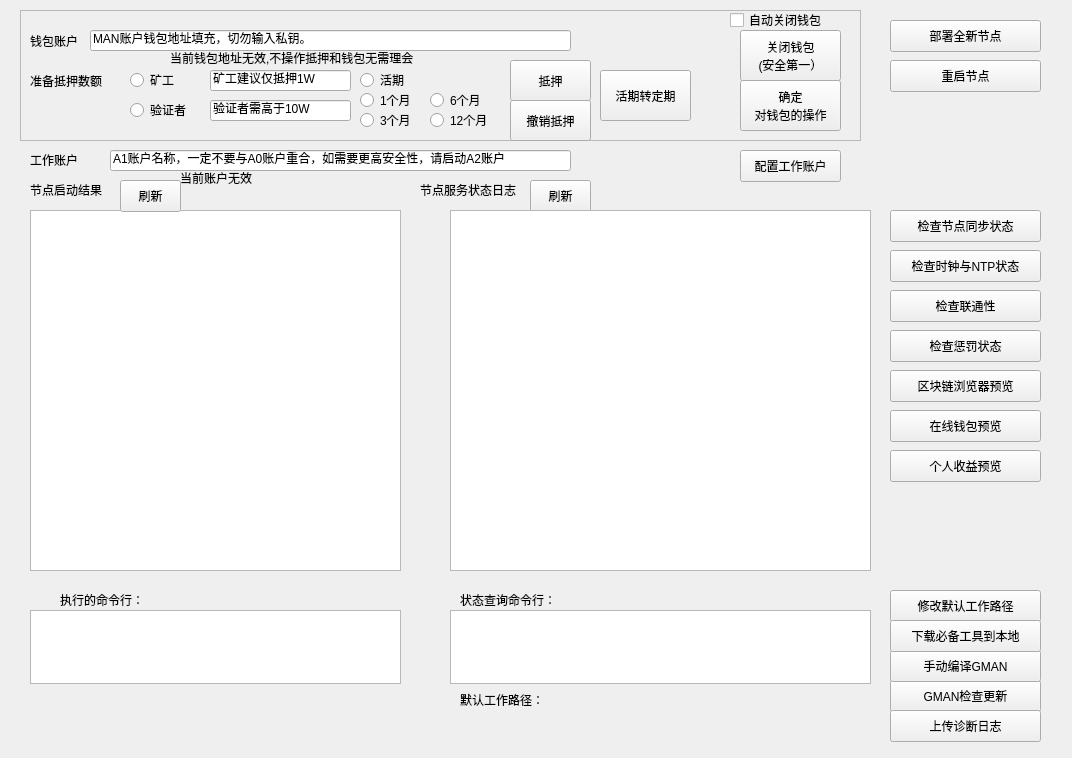
<?xml version="1.0" encoding="UTF-8"?>
<ui version="4.0">
 <class>MainWindow</class>
 <widget class="QMainWindow" name="MainWindow">
  <property name="geometry">
   <rect>
    <x>0</x>
    <y>0</y>
    <width>1072</width>
    <height>758</height>
   </rect>
  </property>
  <property name="windowTitle">
   <string>MATRIX节点部署工具</string>
  </property>
  <widget class="QWidget" name="centralWidget">
   <widget class="QPushButton" name="NewNodeDepoly">
    <property name="geometry">
     <rect>
      <x>890</x>
      <y>20</y>
      <width>151</width>
      <height>32</height>
     </rect>
    </property>
    <property name="toolTip">
     <string>生成命令行，并启动节点</string>
    </property>
    <property name="text">
     <string>部署全新节点</string>
    </property>
   </widget>
   <widget class="QLineEdit" name="WorkAccount">
    <property name="geometry">
     <rect>
      <x>110</x>
      <y>150</y>
      <width>461</width>
      <height>21</height>
     </rect>
    </property>
    <property name="text">
     <string>A1账户名称，一定不要与A0账户重合，如需要更高安全性，请启动A2账户</string>
    </property>
   </widget>
   <widget class="QTextBrowser" name="NodeBootLogText">
    <property name="geometry">
     <rect>
      <x>30</x>
      <y>210</y>
      <width>371</width>
      <height>361</height>
     </rect>
    </property>
   </widget>
   <widget class="QLabel" name="label">
    <property name="geometry">
     <rect>
      <x>30</x>
      <y>180</y>
      <width>81</width>
      <height>20</height>
     </rect>
    </property>
    <property name="text">
     <string>节点启动结果</string>
    </property>
   </widget>
   <widget class="QPushButton" name="CheckGMANVersion">
    <property name="geometry">
     <rect>
      <x>890</x>
      <y>680</y>
      <width>151</width>
      <height>32</height>
     </rect>
    </property>
    <property name="toolTip">
     <string>生成命令行，并启动节点</string>
    </property>
    <property name="text">
     <string>GMAN检查更新</string>
    </property>
   </widget>
   <widget class="QPushButton" name="ResetNode">
    <property name="geometry">
     <rect>
      <x>890</x>
      <y>60</y>
      <width>151</width>
      <height>32</height>
     </rect>
    </property>
    <property name="toolTip">
     <string>生成命令行，并启动节点</string>
    </property>
    <property name="text">
     <string>重启节点</string>
    </property>
   </widget>
   <widget class="QPushButton" name="OpenExplorer">
    <property name="geometry">
     <rect>
      <x>890</x>
      <y>370</y>
      <width>151</width>
      <height>32</height>
     </rect>
    </property>
    <property name="toolTip">
     <string>生成命令行，并启动节点</string>
    </property>
    <property name="text">
     <string>区块链浏览器预览</string>
    </property>
   </widget>
   <widget class="QLabel" name="label_2">
    <property name="geometry">
     <rect>
      <x>30</x>
      <y>150</y>
      <width>51</width>
      <height>20</height>
     </rect>
    </property>
    <property name="text">
     <string>工作账户</string>
    </property>
   </widget>
   <widget class="QLabel" name="label_3">
    <property name="geometry">
     <rect>
      <x>30</x>
      <y>30</y>
      <width>51</width>
      <height>21</height>
     </rect>
    </property>
    <property name="text">
     <string>钱包账户</string>
    </property>
   </widget>
   <widget class="QLineEdit" name="WalletAddress">
    <property name="geometry">
     <rect>
      <x>90</x>
      <y>30</y>
      <width>481</width>
      <height>21</height>
     </rect>
    </property>
    <property name="text">
     <string>MAN账户钱包地址填充，切勿输入私钥。</string>
    </property>
   </widget>
   <widget class="QLabel" name="label_4">
    <property name="geometry">
     <rect>
      <x>30</x>
      <y>70</y>
      <width>81</width>
      <height>21</height>
     </rect>
    </property>
    <property name="text">
     <string>准备抵押数额</string>
    </property>
   </widget>
   <widget class="QLineEdit" name="VDepositValue">
    <property name="geometry">
     <rect>
      <x>210</x>
      <y>100</y>
      <width>141</width>
      <height>21</height>
     </rect>
    </property>
    <property name="text">
     <string>验证者需高于10W</string>
    </property>
   </widget>
   <widget class="QRadioButton" name="MinerradioButton">
    <property name="geometry">
     <rect>
      <x>130</x>
      <y>70</y>
      <width>100</width>
      <height>20</height>
     </rect>
    </property>
    <property name="text">
     <string>矿工 </string>
    </property>
   </widget>
   <widget class="QRadioButton" name="ValidatorradioButton">
    <property name="geometry">
     <rect>
      <x>130</x>
      <y>100</y>
      <width>100</width>
      <height>20</height>
     </rect>
    </property>
    <property name="text">
     <string>验证者</string>
    </property>
   </widget>
   <widget class="QLineEdit" name="MDepositValue">
    <property name="geometry">
     <rect>
      <x>210</x>
      <y>70</y>
      <width>141</width>
      <height>21</height>
     </rect>
    </property>
    <property name="text">
     <string>矿工建议仅抵押1W</string>
    </property>
   </widget>
   <widget class="QPushButton" name="NodeStartLogRefresh">
    <property name="geometry">
     <rect>
      <x>120</x>
      <y>180</y>
      <width>61</width>
      <height>32</height>
     </rect>
    </property>
    <property name="toolTip">
     <string>生成命令行，并启动节点</string>
    </property>
    <property name="text">
     <string>刷新</string>
    </property>
   </widget>
   <widget class="QPushButton" name="CheckNodeSyncStatus">
    <property name="geometry">
     <rect>
      <x>890</x>
      <y>210</y>
      <width>151</width>
      <height>32</height>
     </rect>
    </property>
    <property name="toolTip">
     <string>生成命令行，并启动节点</string>
    </property>
    <property name="text">
     <string>检查节点同步状态</string>
    </property>
   </widget>
   <widget class="QPushButton" name="CheckNodeConnection">
    <property name="geometry">
     <rect>
      <x>890</x>
      <y>290</y>
      <width>151</width>
      <height>32</height>
     </rect>
    </property>
    <property name="toolTip">
     <string>生成命令行，并启动节点</string>
    </property>
    <property name="text">
     <string>检查联通性</string>
    </property>
   </widget>
   <widget class="QPushButton" name="Deposit">
    <property name="geometry">
     <rect>
      <x>510</x>
      <y>60</y>
      <width>81</width>
      <height>41</height>
     </rect>
    </property>
    <property name="toolTip">
     <string>生成命令行，并启动节点</string>
    </property>
    <property name="text">
     <string>抵押</string>
    </property>
   </widget>
   <widget class="QPushButton" name="CheckPunish">
    <property name="geometry">
     <rect>
      <x>890</x>
      <y>330</y>
      <width>151</width>
      <height>32</height>
     </rect>
    </property>
    <property name="toolTip">
     <string>生成命令行，并启动节点</string>
    </property>
    <property name="text">
     <string>检查惩罚状态</string>
    </property>
   </widget>
   <widget class="QPushButton" name="DecreaseDeposit">
    <property name="geometry">
     <rect>
      <x>510</x>
      <y>100</y>
      <width>81</width>
      <height>41</height>
     </rect>
    </property>
    <property name="toolTip">
     <string>生成命令行，并启动节点</string>
    </property>
    <property name="text">
     <string>撤销抵押</string>
    </property>
   </widget>
   <widget class="QLabel" name="label_5">
    <property name="geometry">
     <rect>
      <x>420</x>
      <y>180</y>
      <width>111</width>
      <height>20</height>
     </rect>
    </property>
    <property name="text">
     <string>节点服务状态日志</string>
    </property>
   </widget>
   <widget class="QPushButton" name="NodeServiceRefresh">
    <property name="geometry">
     <rect>
      <x>530</x>
      <y>180</y>
      <width>61</width>
      <height>32</height>
     </rect>
    </property>
    <property name="toolTip">
     <string>生成命令行，并启动节点</string>
    </property>
    <property name="text">
     <string>刷新</string>
    </property>
   </widget>
   <widget class="QTextBrowser" name="NodeServiceText">
    <property name="geometry">
     <rect>
      <x>450</x>
      <y>210</y>
      <width>421</width>
      <height>361</height>
     </rect>
    </property>
   </widget>
   <widget class="QLabel" name="label_6">
    <property name="geometry">
     <rect>
      <x>60</x>
      <y>590</y>
      <width>361</width>
      <height>20</height>
     </rect>
    </property>
    <property name="text">
     <string>执行的命令行：</string>
    </property>
   </widget>
   <widget class="QLabel" name="label_7">
    <property name="geometry">
     <rect>
      <x>460</x>
      <y>590</y>
      <width>361</width>
      <height>20</height>
     </rect>
    </property>
    <property name="text">
     <string>状态查询命令行：</string>
    </property>
   </widget>
   <widget class="QPushButton" name="CloseWallet">
    <property name="geometry">
     <rect>
      <x>740</x>
      <y>30</y>
      <width>101</width>
      <height>51</height>
     </rect>
    </property>
    <property name="text">
     <string>关闭钱包
(安全第一）</string>
    </property>
   </widget>
   <widget class="QCheckBox" name="AutoCloseWallet">
    <property name="geometry">
     <rect>
      <x>730</x>
      <y>10</y>
      <width>101</width>
      <height>20</height>
     </rect>
    </property>
    <property name="text">
     <string>自动关闭钱包</string>
    </property>
   </widget>
   <widget class="QPushButton" name="ConfirmWalletOP">
    <property name="geometry">
     <rect>
      <x>740</x>
      <y>80</y>
      <width>101</width>
      <height>51</height>
     </rect>
    </property>
    <property name="text">
     <string>确定
对钱包的操作</string>
    </property>
   </widget>
   <widget class="QFrame" name="frame">
    <property name="geometry">
     <rect>
      <x>20</x>
      <y>10</y>
      <width>841</width>
      <height>131</height>
     </rect>
    </property>
    <property name="frameShape">
     <enum>QFrame::StyledPanel</enum>
    </property>
    <property name="frameShadow">
     <enum>QFrame::Raised</enum>
    </property>
    <widget class="QLabel" name="WalletAddressLabel">
     <property name="geometry">
      <rect>
       <x>150</x>
       <y>40</y>
       <width>281</width>
       <height>16</height>
      </rect>
     </property>
     <property name="text">
      <string>当前钱包地址无效,不操作抵押和钱包无需理会</string>
     </property>
    </widget>
   </widget>
   <widget class="QPushButton" name="CompileGAN">
    <property name="geometry">
     <rect>
      <x>890</x>
      <y>650</y>
      <width>151</width>
      <height>32</height>
     </rect>
    </property>
    <property name="toolTip">
     <string>生成命令行，并启动节点</string>
    </property>
    <property name="text">
     <string>手动编译GMAN</string>
    </property>
   </widget>
   <widget class="QPlainTextEdit" name="cmdLogText">
    <property name="geometry">
     <rect>
      <x>30</x>
      <y>610</y>
      <width>371</width>
      <height>74</height>
     </rect>
    </property>
   </widget>
   <widget class="QPlainTextEdit" name="StatusLogText">
    <property name="geometry">
     <rect>
      <x>450</x>
      <y>610</y>
      <width>421</width>
      <height>74</height>
     </rect>
    </property>
   </widget>
   <widget class="QLabel" name="label_8">
    <property name="geometry">
     <rect>
      <x>460</x>
      <y>690</y>
      <width>361</width>
      <height>20</height>
     </rect>
    </property>
    <property name="text">
     <string>默认工作路径：</string>
    </property>
   </widget>
   <widget class="QPushButton" name="SetDefaultWorkDir">
    <property name="geometry">
     <rect>
      <x>890</x>
      <y>590</y>
      <width>151</width>
      <height>32</height>
     </rect>
    </property>
    <property name="toolTip">
     <string>生成命令行，并启动节点</string>
    </property>
    <property name="text">
     <string>修改默认工作路径</string>
    </property>
   </widget>
   <widget class="QRadioButton" name="CurrentradioButton">
    <property name="geometry">
     <rect>
      <x>360</x>
      <y>70</y>
      <width>61</width>
      <height>20</height>
     </rect>
    </property>
    <property name="text">
     <string>活期</string>
    </property>
   </widget>
   <widget class="QRadioButton" name="Fixed1mradioButton">
    <property name="geometry">
     <rect>
      <x>360</x>
      <y>90</y>
      <width>61</width>
      <height>20</height>
     </rect>
    </property>
    <property name="text">
     <string>1个月</string>
    </property>
   </widget>
   <widget class="QRadioButton" name="Fixed3MradioButton">
    <property name="geometry">
     <rect>
      <x>360</x>
      <y>110</y>
      <width>61</width>
      <height>20</height>
     </rect>
    </property>
    <property name="text">
     <string>3个月</string>
    </property>
   </widget>
   <widget class="QRadioButton" name="Fixed6MradioButton">
    <property name="geometry">
     <rect>
      <x>430</x>
      <y>90</y>
      <width>61</width>
      <height>20</height>
     </rect>
    </property>
    <property name="text">
     <string>6个月</string>
    </property>
   </widget>
   <widget class="QRadioButton" name="Fixed12Mradiobutton">
    <property name="geometry">
     <rect>
      <x>430</x>
      <y>110</y>
      <width>61</width>
      <height>20</height>
     </rect>
    </property>
    <property name="text">
     <string>12个月</string>
    </property>
   </widget>
   <widget class="QPushButton" name="Current2Fixed">
    <property name="geometry">
     <rect>
      <x>600</x>
      <y>70</y>
      <width>91</width>
      <height>51</height>
     </rect>
    </property>
    <property name="toolTip">
     <string>生成命令行，并启动节点</string>
    </property>
    <property name="text">
     <string>活期转定期</string>
    </property>
   </widget>
   <widget class="QPushButton" name="DownloadTools">
    <property name="geometry">
     <rect>
      <x>890</x>
      <y>620</y>
      <width>151</width>
      <height>32</height>
     </rect>
    </property>
    <property name="toolTip">
     <string>生成命令行，并启动节点</string>
    </property>
    <property name="text">
     <string>下载必备工具到本地</string>
    </property>
   </widget>
   <widget class="QPushButton" name="ResetNode_2">
    <property name="geometry">
     <rect>
      <x>740</x>
      <y>150</y>
      <width>101</width>
      <height>32</height>
     </rect>
    </property>
    <property name="toolTip">
     <string>生成命令行，并启动节点</string>
    </property>
    <property name="text">
     <string>配置工作账户</string>
    </property>
   </widget>
   <widget class="QPushButton" name="OpenExplorerWallet">
    <property name="geometry">
     <rect>
      <x>890</x>
      <y>410</y>
      <width>151</width>
      <height>32</height>
     </rect>
    </property>
    <property name="toolTip">
     <string>生成命令行，并启动节点</string>
    </property>
    <property name="text">
     <string>在线钱包预览</string>
    </property>
   </widget>
   <widget class="QPushButton" name="OpenExplorerAccount">
    <property name="geometry">
     <rect>
      <x>890</x>
      <y>450</y>
      <width>151</width>
      <height>32</height>
     </rect>
    </property>
    <property name="toolTip">
     <string>生成命令行，并启动节点</string>
    </property>
    <property name="text">
     <string>个人收益预览</string>
    </property>
   </widget>
   <widget class="QPushButton" name="CheckNodeSyncNTP">
    <property name="geometry">
     <rect>
      <x>890</x>
      <y>250</y>
      <width>151</width>
      <height>32</height>
     </rect>
    </property>
    <property name="toolTip">
     <string>生成命令行，并启动节点</string>
    </property>
    <property name="text">
     <string>检查时钟与NTP状态</string>
    </property>
   </widget>
   <widget class="QPushButton" name="UploadLog">
    <property name="geometry">
     <rect>
      <x>890</x>
      <y>710</y>
      <width>151</width>
      <height>32</height>
     </rect>
    </property>
    <property name="toolTip">
     <string>生成命令行，并启动节点</string>
    </property>
    <property name="text">
     <string>上传诊断日志</string>
    </property>
   </widget>
   <widget class="QLabel" name="WorkAccountLabel">
    <property name="geometry">
     <rect>
      <x>180</x>
      <y>170</y>
      <width>411</width>
      <height>16</height>
     </rect>
    </property>
    <property name="text">
     <string>当前账户无效</string>
    </property>
   </widget>
   <zorder>frame</zorder>
   <zorder>NewNodeDepoly</zorder>
   <zorder>WorkAccount</zorder>
   <zorder>NodeBootLogText</zorder>
   <zorder>label</zorder>
   <zorder>CheckGMANVersion</zorder>
   <zorder>ResetNode</zorder>
   <zorder>OpenExplorer</zorder>
   <zorder>label_2</zorder>
   <zorder>label_3</zorder>
   <zorder>WalletAddress</zorder>
   <zorder>label_4</zorder>
   <zorder>VDepositValue</zorder>
   <zorder>MinerradioButton</zorder>
   <zorder>ValidatorradioButton</zorder>
   <zorder>MDepositValue</zorder>
   <zorder>NodeStartLogRefresh</zorder>
   <zorder>CheckNodeSyncStatus</zorder>
   <zorder>CheckNodeConnection</zorder>
   <zorder>Deposit</zorder>
   <zorder>CheckPunish</zorder>
   <zorder>DecreaseDeposit</zorder>
   <zorder>label_5</zorder>
   <zorder>NodeServiceRefresh</zorder>
   <zorder>NodeServiceText</zorder>
   <zorder>label_6</zorder>
   <zorder>label_7</zorder>
   <zorder>CloseWallet</zorder>
   <zorder>AutoCloseWallet</zorder>
   <zorder>ConfirmWalletOP</zorder>
   <zorder>CompileGAN</zorder>
   <zorder>cmdLogText</zorder>
   <zorder>StatusLogText</zorder>
   <zorder>label_8</zorder>
   <zorder>SetDefaultWorkDir</zorder>
   <zorder>CurrentradioButton</zorder>
   <zorder>Fixed1mradioButton</zorder>
   <zorder>Fixed3MradioButton</zorder>
   <zorder>Fixed6MradioButton</zorder>
   <zorder>Fixed12Mradiobutton</zorder>
   <zorder>Current2Fixed</zorder>
   <zorder>DownloadTools</zorder>
   <zorder>ResetNode_2</zorder>
   <zorder>OpenExplorerWallet</zorder>
   <zorder>OpenExplorerAccount</zorder>
   <zorder>CheckNodeSyncNTP</zorder>
   <zorder>UploadLog</zorder>
   <zorder>WorkAccountLabel</zorder>
  </widget>
 </widget>
 <resources/>
 <connections/>
</ui>
